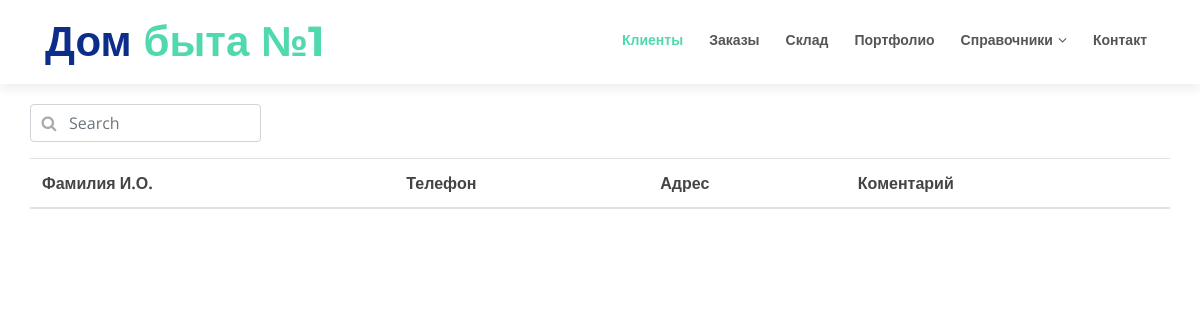
The app's page /work/, older data.
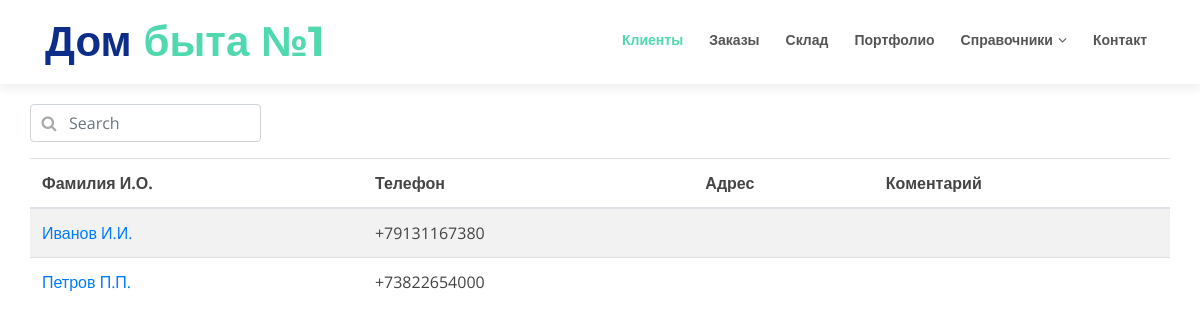
The same page, newer data.
### person/models.py (models this page shows, shortened)
class Clients(models.Model):
    first_name = models.CharField(_('first name'), max_length=30)
    middle_name = models.CharField(_('Middle Name User'), max_length=64)
    last_name = models.CharField(_('last name'), max_length=30)
    phone = models.CharField(_('Phone Number'), max_length=12, unique=True, validators=[validate_phone])
    email = models.EmailField(_('email address'), unique=True, blank=True)
    address = models.CharField(_('Address'), max_length=64, blank=True)
    birthDay = models.DateField(_('User BirthDay'), blank=True, null=True)
    creationData = models.DateTimeField(_('Registration Data'), auto_now_add=True)
    lastAction = models.DateTimeField(_('Last Action Data'), blank=True, null=True)
    comment = models.TextField(_('Comment'), blank=True)
    ranks = models.IntegerField(_('Clients ratio'), default=0)
    def get_full_name(self):
        '''вывод полного имени клиента'''
        return self.last_name + ' ' + self.first_name + ' ' + self.middle_name
    get_full_name.short_description = _('Full Name User')
    def get_short_name(self):
        return self.last_name + ' ' + self.first_name[0] + '.' + self.middle_name[0] + '.'
    get_short_name.short_description = _('Short Name User')
    def get_phone_number(self):
        '''вывод номера телефона в правильном формате'''
        if self.phone[0:6] == '+73822':
            return '+7 (3822) ' + self.phone[6:9] + '-' + self.phone[9:]
        else:
            return self.phone[0:2] + '-' + self.phone[2:5] + '-' + self.phone[5:8] + '-' + self.phone[8:]
    get_phone_number.short_description = _('Phone Number')
    class Meta:
        verbose_name = _(u'Client')
        verbose_name_plural = _(u'Clients')

### workpages/views.py (the view)
# urls.py: path('', views.clients, name='work_home'),
def clients(request):
    client_list = Clients.objects.only(
        'id', 'first_name', 'last_name', 'middle_name', 'phone', 'address', 'comment').order_by(
        'lastAction')[:50]
    return render(request, 'clients.html', {'clients': client_list})

### workpages/templates/clients.html (shortened to what this page needs)
{% extends '_base.html' %}
{% load i18n %}
{% load static %}
{% block css_style %}
    {{ block.super }}
    <link href="{% static 'css/workpages.css' %}" rel="stylesheet">
{% endblock %}
{% block mainment %}{% include '_work_menu.html' %}{% endblock %}
{% block content %}
    <section id="content">
        <div class="container">
            <div class="row">
                <form method="POST">
                    <div class="form-group has-search">
                        <input id="clientSearch" type="text" class="form-control" placeholder="Search">
                    </div>
                </form>
            </div>
            <div class="row">
            <table id="clients_table" class="table table-striped table-hover">
                <thead>
                <tr>
                    <th>Фамилия И.О.</th>
                    <th>Телефон</th>
                    <th>Адрес</th>
                    <th>Коментарий</th>
                </tr>
                </thead>
                <tbody>
                {% for client in clients %}
                    <tr>
                        <td>
                            <a href="{{ client.id }}">{{ client.get_short_name }}</a>
                        </td>
                        <td>{{ client.phone }}</td>
                        <td>{{ client.address }}</td>
                        <td>{{ client.comment }}</td>
                    </tr>
                {% endfor %}
                </tbody>
            </table>
            </div>
        </div>
    </section>
{% endblock %}

Row changes from the older to the newer data that the page shows:
added Clients: get_short_name "Иванов И.И.", phone "+79131167380"
added Clients: get_short_name "Петров П.П.", phone "+73822654000"
